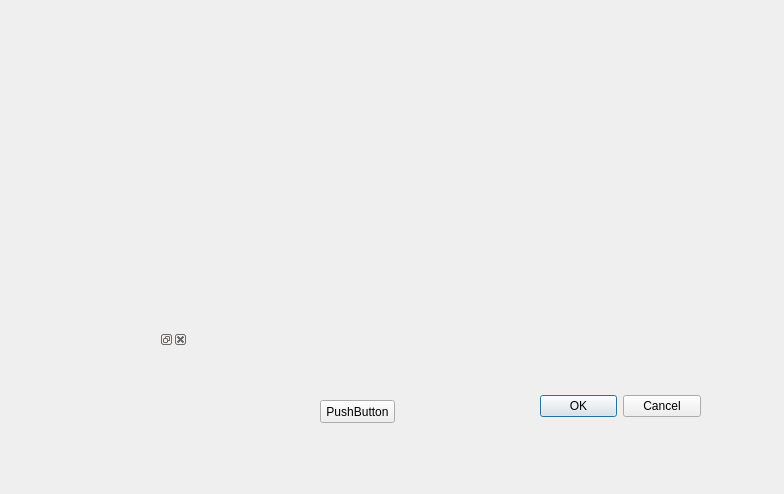
<?xml version="1.0" encoding="UTF-8"?>
<ui version="4.0">
 <class>Dialog</class>
 <widget class="QDialog" name="Dialog">
  <property name="geometry">
   <rect>
    <x>0</x>
    <y>0</y>
    <width>784</width>
    <height>494</height>
   </rect>
  </property>
  <property name="windowTitle">
   <string>Dialog</string>
  </property>
  <widget class="QDialogButtonBox" name="buttonBox">
   <property name="geometry">
    <rect>
     <x>540</x>
     <y>390</y>
     <width>161</width>
     <height>32</height>
    </rect>
   </property>
   <property name="orientation">
    <enum>Qt::Horizontal</enum>
   </property>
   <property name="standardButtons">
    <set>QDialogButtonBox::Cancel|QDialogButtonBox::Ok</set>
   </property>
  </widget>
  <widget class="QPushButton" name="pushButton">
   <property name="geometry">
    <rect>
     <x>320</x>
     <y>400</y>
     <width>75</width>
     <height>23</height>
    </rect>
   </property>
   <property name="text">
    <string>PushButton</string>
   </property>
  </widget>
  <widget class="QDockWidget" name="dockWidget">
   <property name="geometry">
    <rect>
     <x>110</x>
     <y>330</y>
     <width>78</width>
     <height>38</height>
    </rect>
   </property>
   <widget class="QWidget" name="dockWidgetContents"/>
  </widget>
 </widget>
 <resources/>
 <connections>
  <connection>
   <sender>buttonBox</sender>
   <signal>accepted()</signal>
   <receiver>Dialog</receiver>
   <slot>accept()</slot>
   <hints>
    <hint type="sourcelabel">
     <x>248</x>
     <y>254</y>
    </hint>
    <hint type="destinationlabel">
     <x>157</x>
     <y>274</y>
    </hint>
   </hints>
  </connection>
  <connection>
   <sender>buttonBox</sender>
   <signal>rejected()</signal>
   <receiver>Dialog</receiver>
   <slot>reject()</slot>
   <hints>
    <hint type="sourcelabel">
     <x>316</x>
     <y>260</y>
    </hint>
    <hint type="destinationlabel">
     <x>286</x>
     <y>274</y>
    </hint>
   </hints>
  </connection>
 </connections>
</ui>
